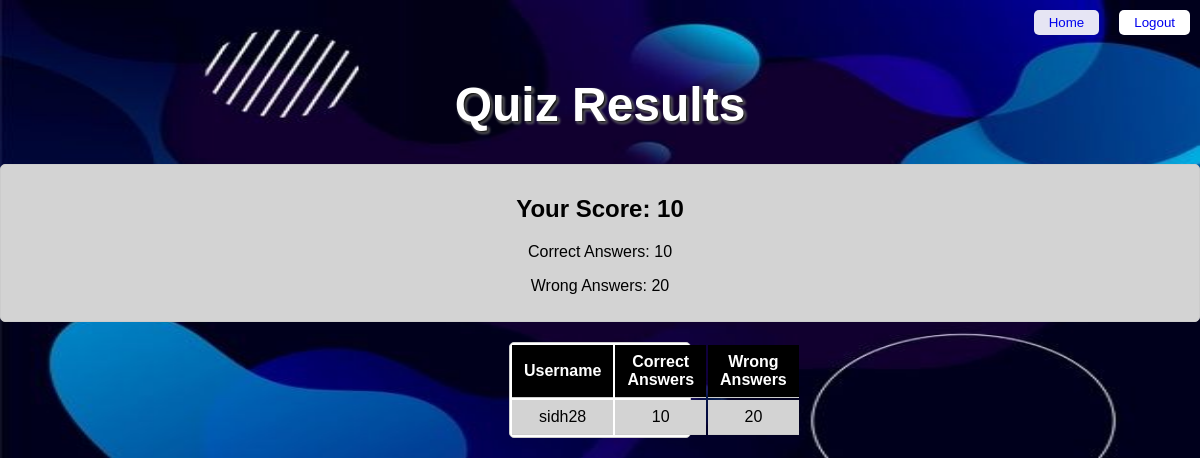
Screenshot of /result.php (signed in) with the database file from the repository.
### tables this page shows
CREATE TABLE `results` (
  `username` varchar(20) NOT NULL,
  `correct_answer` int(11) NOT NULL,
  `wrong_answer` int(11) NOT NULL
);

### result.php (the view, shortened to what this page needs)
<!DOCTYPE html>
<html>
<head>
    <link rel="stylesheet" href="/result.css">
</head>
<body>
        <div class="menu-bar">
            <button id="home-button"><a href="quiz.html">Home</a></button>
            <button id="logout-button"><a href="login.php">Logout</a></button>
        </div>
        <h1>Quiz Results</h1>
    <?php
    if (isset($_SESSION['username']))
    {
        $db = new PDO('mysql:dbname=quiz;host=127.0.0.1', 'root', '');
        $username = $_SESSION['username'];
        $userScoreQuery = $db->prepare("SELECT correct_answer, wrong_answer FROM results WHERE username = ?");
        $userScoreQuery->execute([$username]);
        $userScore = $userScoreQuery->fetch();
        ?>
        <div class="user-score">
            <h2>Your Score: <?= $userScore['correct_answer'] ?></h2>
            <p>Correct Answers: <?= $userScore['correct_answer'] ?></p>
            <p>Wrong Answers: <?= $userScore['wrong_answer'] ?></p>
        </div>
        <div class="participants-table">
            <table>
                <tr>
                    <th>Username</th>
                    <th>Correct Answers</th>
                    <th>Wrong Answers</th>
                </tr>
                <?php
                $allScoresQuery = $db->query("SELECT username, correct_answer, wrong_answer FROM results");
                while ($row = $allScoresQuery->fetch())
                {
                    echo "<tr>";
                    echo "<td>" . $row['username'] . "</td>";
                    echo "<td>" . $row['correct_answer'] . "</td>";
                    echo "<td>" . $row['wrong_answer'] . "</td>";
                    echo "</tr>";
                }
                ?>
            </table>
        </div>
        <?php
        }
        else
        {
            echo "You must be logged in to view the results.";
        }
        ?>
</body>
</html>

### result.css (style rules this page uses)
body { font-family: 'Poppins', sans-serif; background-color: white; text-align: center; background-image: url(/assets/3.jpg); margin: 0px; padding: 0px; background-repeat: no-repeat; background-size: 100% 100%; }
.menu-bar { color: white; padding: 10px 0; display: flex; justify-content: flex-end; align-items: center; }
.menu-bar a { text-decoration: none; }
#home-button { background-color: rgba(255, 254, 254, 0.9); padding: 5px 15px; border: none; border-radius: 5px; cursor: pointer; margin-right: 20px; }
#logout-button { background-color: rgb(255, 255, 255); padding: 5px 15px; border: none; border-radius: 5px; cursor: pointer; margin-right: 10px; }
h1 { color: white; font-size:300%; text-shadow: 2px 2px 3px black, 2px 2px 3px white; }
.user-score { background-color: lightgrey; border: 1px solid #ccc; border-radius: 5px; padding: 10px; margin: 20px 0; }
.user-score h2 { color: black; }
.user-score p { color: black; }
.participants-table { background-color: white; border: 1px solid #ccc; border-radius: 5px; margin: 20px auto; width: 15%; }
.participants-table th, .participants-table td { padding: 8px 12px; border-bottom: 1px solid #ccc; }
.participants-table th { background-color: black; color: #fff; }
.participants-table tr:nth-child(even) { background-color: lightgray; }
.participants-table tr:nth-child(odd) { background-color: white; }

### rows the page displays
results: correct_answer "10", wrong_answer "20", username "sidh28"
